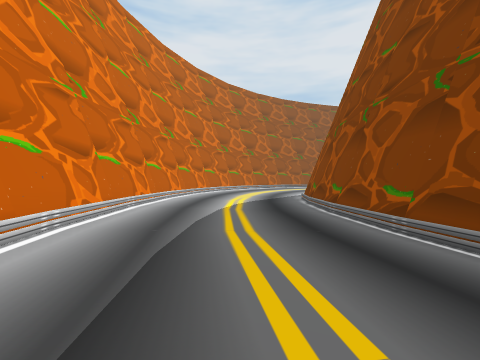
view 1 (above)

16 first-person views from a walk through a Unity game level. The camera is 1.4 m above the floor, looks level and sees 90° across. The floor is counted in squares, 2 m on a side. Each view is taken from the middle of a square. On the plan, view 1 faces up. The plan holds only what a view shows up to about 9 squares ahead; the rest is blank. The place goes on beyond the plan.

view 2
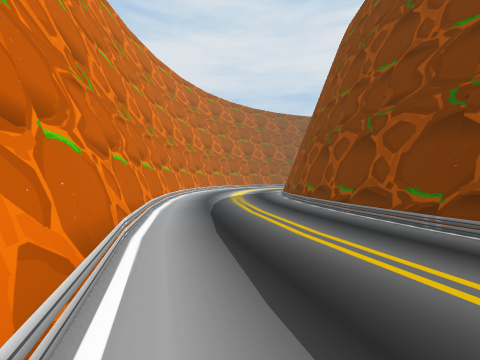

view 3
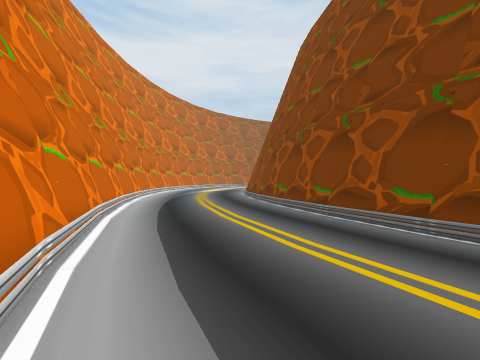

view 4
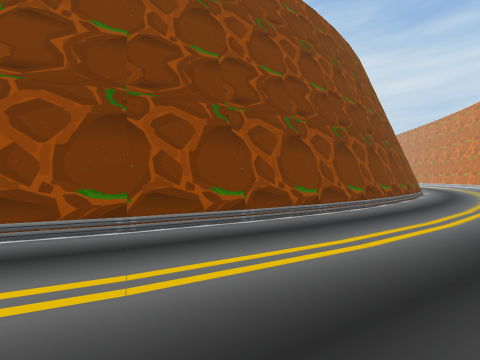

view 5
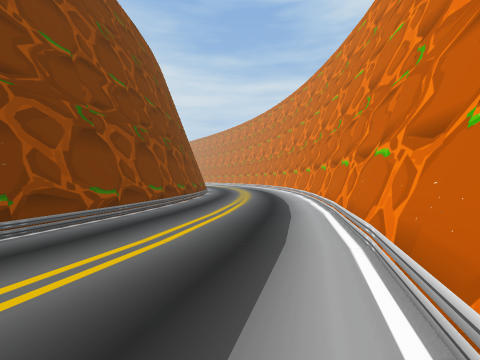

view 6
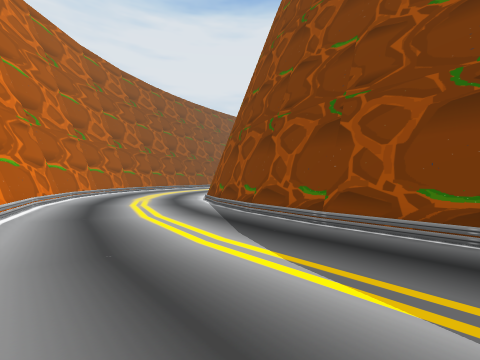

view 7
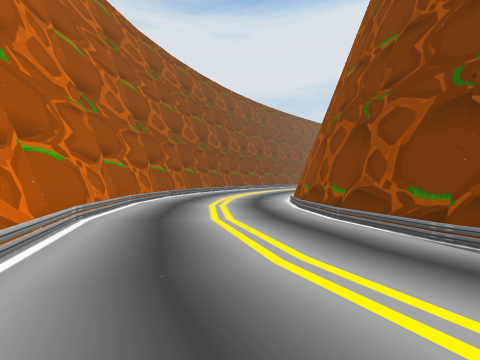

view 8
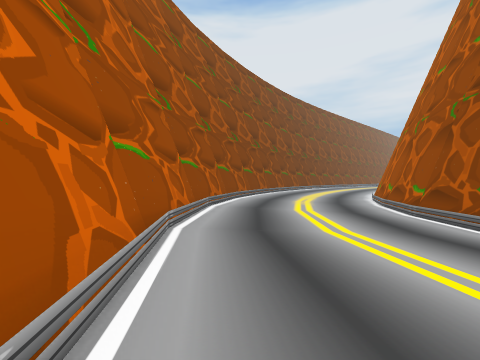

view 9
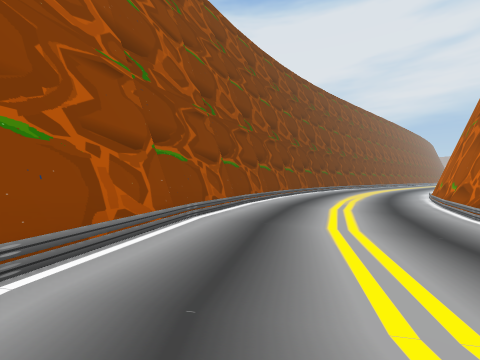

view 10
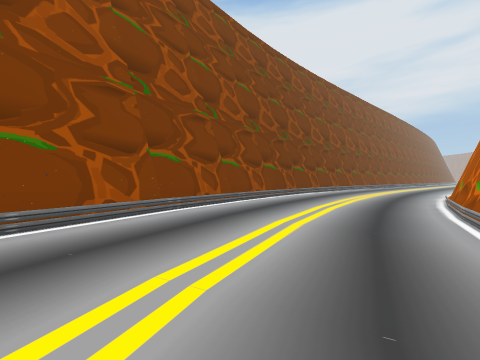

view 11
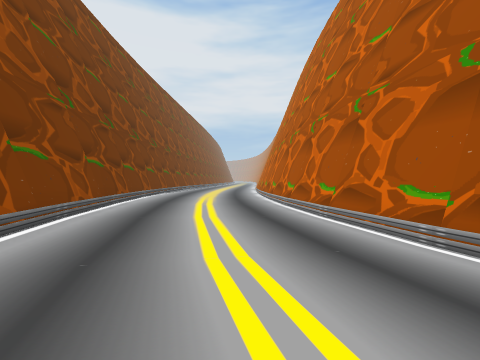

view 12
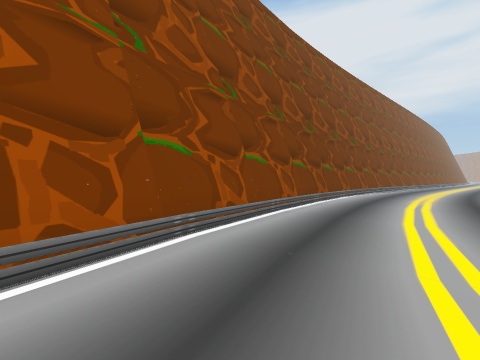

view 13
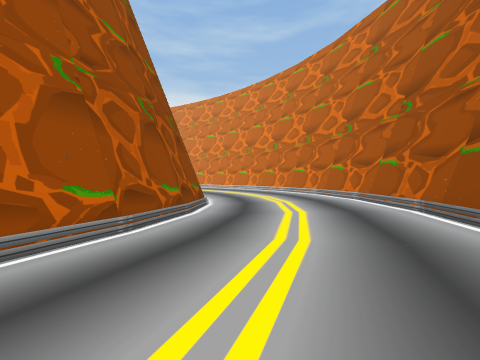

view 14
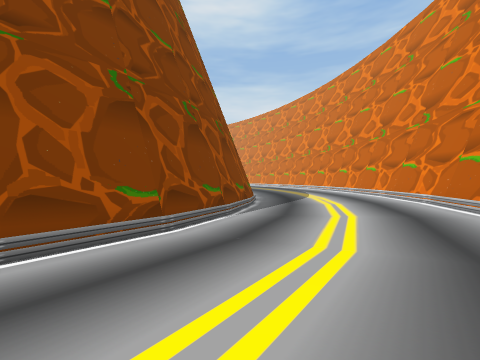

view 15
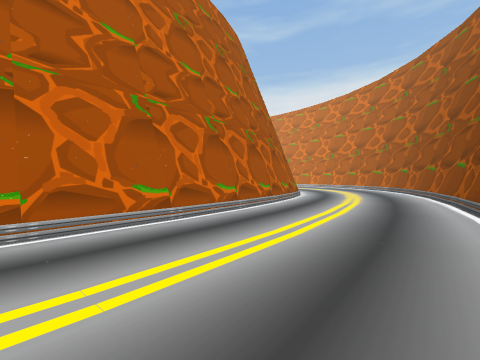

view 16
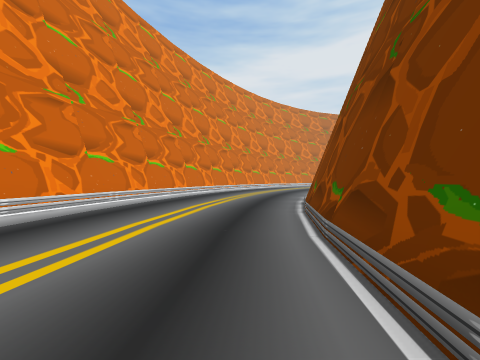

### Floor plan
Key: @ floor where view 1 was taken; # wall or solid block; . main floor; - floor 0.25 m lower than the main floor; / step, stairs or slope; = window, fence, low wall or low ledge.
Columns run from 3 left of view 1 to 20 right of it. Each row starts with its distance up from view 1.
 26                 #######
 25             ######......
 24           ####..........
 23         ###/............
 22       ###...............
 21      ##/..........------
 20     ##/.......---#######
 19    ##/......--####
 18    #/.....--###
 17   ##.....-###
 16   #.....-##
 15  ##....-##
 14  #....-##
 13  #....-#
 12 ##...-/#
 11 #....-##
 10 #....-#
  9 #....-#
  8 #....-#
  7 #....-#
  6 #....-#
  5 #....-#
  4 #....-#
  3 #....-#
  2 #....-#
  1 #=...-##
  0 ##.@.-/#
 -1  #....-#
 -2  #....-#
 -3  ##...-##
 -4  ##....-#
 -5   #....-##
 -6   ##...--#
 -7    #....-##
 -8    ##....-##
 -9     #....-/#
-10     ##....-##
-11      #....--##
-12      ##....-/#
-13       ##....-/
-14        #/....-

Positions as (right, up) in squares from view 1, and headings:
1: (0, 0), facing up
2: (0, -5), facing up
3: (2, -9), facing up
4: (1, -7), facing right
5: (1, -7), facing down-right
6: (-2, 6), facing up-right
7: (-1, 12), facing up-right
8: (0, 16), facing up-right
9: (4, 19), facing up-right
10: (9, 20), facing up-right
11: (10, 22), facing right
12: (10, 22), facing up-right
13: (10, 22), facing down-left
14: (3, 18), facing down
15: (20, 25), facing down-left
16: (10, -14), facing up-left
